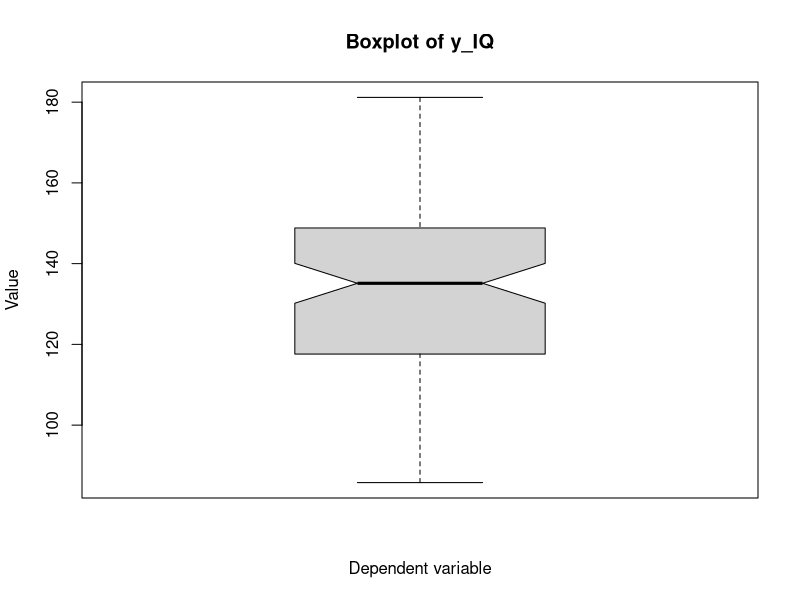
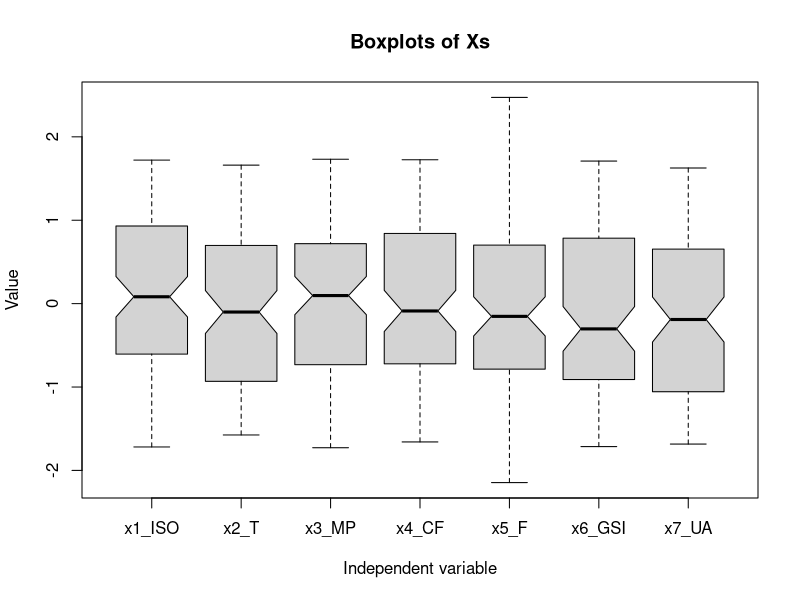
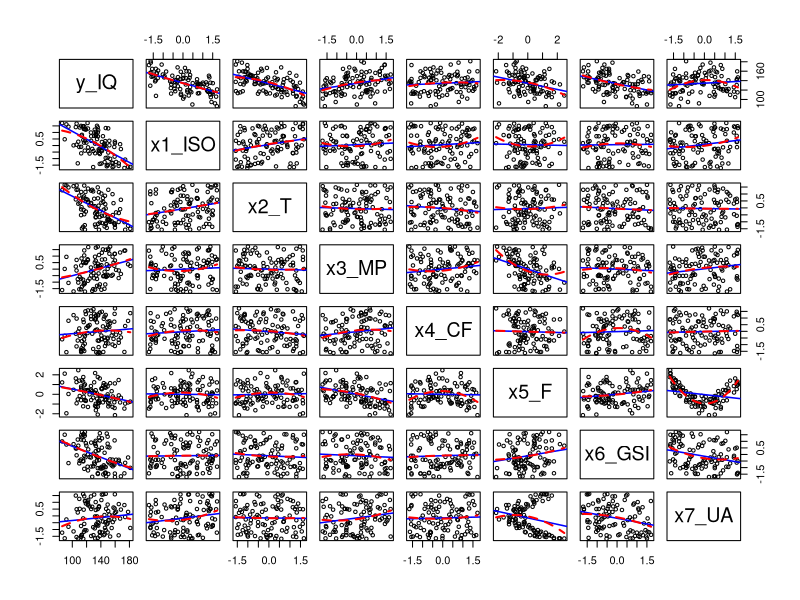
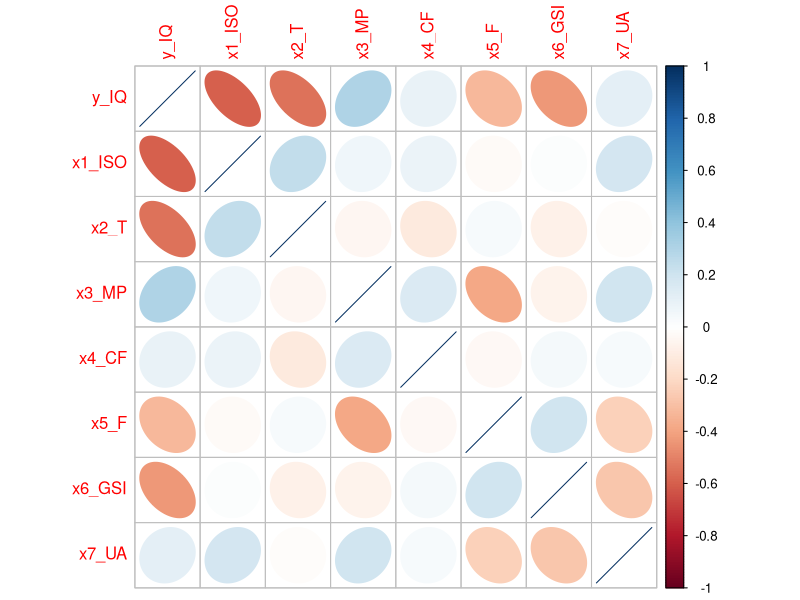
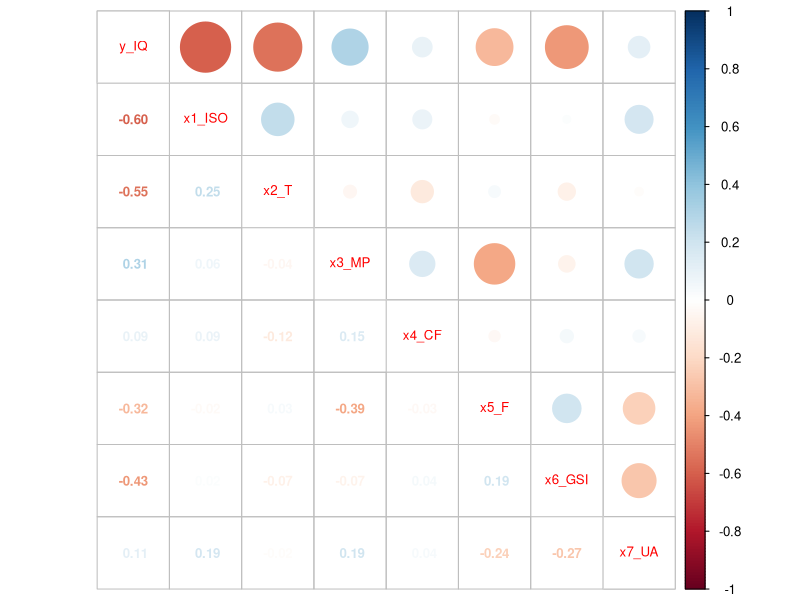
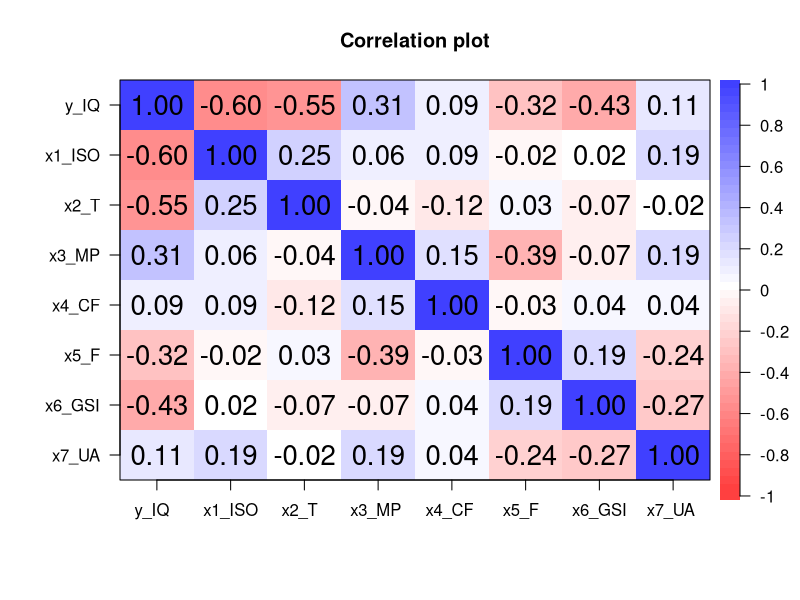
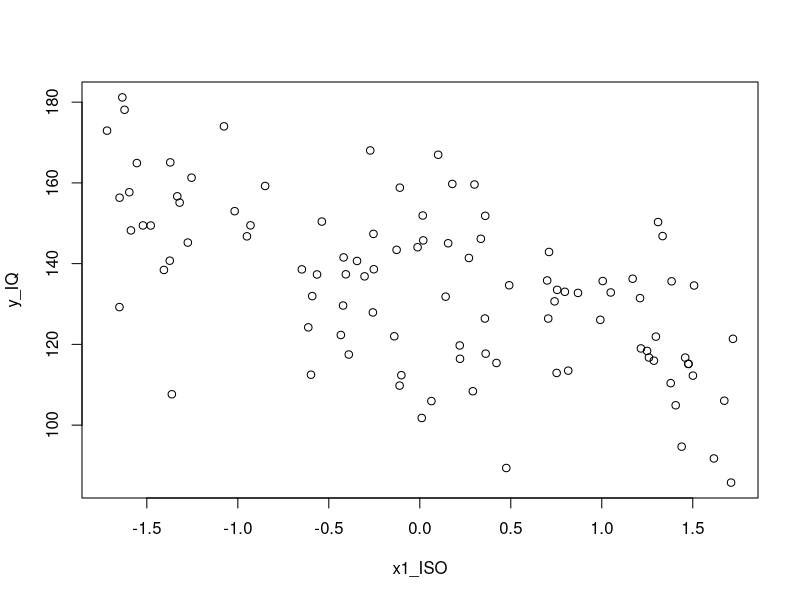
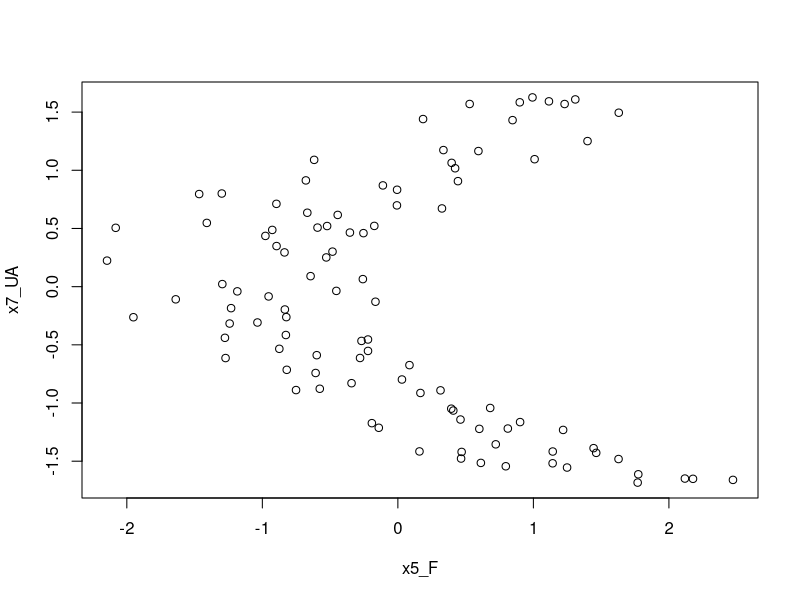

The R source for these figures, in order:
# Weighs 0 Bytes (or, does it? *moon men starts playing*)
library(corrplot)       # guess
library(psych)          # corPlot


# 0.1.
twist = read.csv("Dataset_N7.csv", header=T)
n = nrow(twist)
while("twist" %in% search()) detach("twist")
attach(twist)


twist_sorted = twist[order(y_IQ),]

head(twist_sorted)
tail(twist_sorted)


# 1.1.
summary(twist)
lista_variabili <- list(
    y_IQ = y_IQ, x1_ISO = x1_ISO, x2_T = x2_T, x3_MP = x3_MP, 
    x4_CF = x4_CF, x5_F = x5_F, x6_GSI = x6_GSI, x7_UA = x7_UA
)

cat(sprintf("%-8s %10.4s %10.4s\n", "", "StD", "Var"))
for(nome in names(lista_variabili)) {
    dati = lista_variabili[[nome]]
    cat(sprintf("%-8s %10.4f %10.4f\n", nome, sd(dati), var(dati)))
}

var_coeff_y = sd(y_IQ) / mean(y_IQ) * 100; var_coeff_y  # around 15%

# Old timey person (or catto)
boxplot(y_IQ, notch=T, main = "Boxplot of y_IQ", ylab = "Value", xlab = "Dependent variable")
boxplot(x1_ISO, x2_T, x3_MP, x4_CF, x5_F, x6_GSI, x7_UA,
        notch = TRUE,
        xlab = 'Independent variable',
        ylab = 'Value',
        main = 'Boxplots of Xs',
        names = c("x1_ISO", "x2_T", "x3_MP", "x4_CF", "x5_F", "x6_GSI", "x7_UA")
)


# 1.2.
dati_frequenze <- function(dati, nome = "x", k = NULL) {
    dati <- dati[!is.na(dati)]
    N <- length(dati)

    if (N == 0) {
        stop("Nessun dato disponibile.")
    }

    if (is.null(k)) {
        k <- ceiling(1 + 3.3 * log10(N))
    }

    minimo <- min(dati)
    massimo <- max(dati)

    if (minimo == massimo) {
        ampiezza <- ifelse(minimo == 0, 1, abs(minimo) * 0.1)
        minimo <- minimo - ampiezza / 2
        massimo <- massimo + ampiezza / 2
    }

    ampiezza <- (massimo - minimo) / k
    limiti <- minimo + 0:k * ampiezza
    limiti_tag <- limiti
    limiti[length(limiti)] <- limiti[length(limiti)] +
        .Machine$double.eps * max(1, abs(limiti[length(limiti)]))

    classi <- cut(dati, breaks = limiti, right = FALSE, include.lowest = TRUE)
    frequenza <- as.integer(table(classi))
    limite_sx <- head(limiti_tag, -1)
    limite_dx <- tail(limiti_tag, -1)
    centro <- (limite_sx + limite_dx) / 2
    frequenza_relativa <- frequenza / N

    data.frame(
        variabile = nome,
        classe = seq_along(frequenza),
        limite_inferiore = limite_sx,
        limite_superiore = limite_dx,
        centro_classe = centro,
        frequenza = frequenza,
        frequenza_relativa = frequenza_relativa,
        frequenza_cumulata = cumsum(frequenza),
        frequenza_relativa_cumulata = cumsum(frequenza_relativa)
    )
}

dati_frequenze_variabili <- lapply(names(lista_variabili), function(nome) {
    dati_frequenze(lista_variabili[[nome]], nome)
})
names(dati_frequenze_variabili) <- names(lista_variabili)

frequenze <- do.call(rbind, dati_frequenze_variabili)
row.names(frequenze) <- NULL

frequenze_y_IQ <- dati_frequenze_variabili$y_IQ
frequenze_y_IQ


png(filename = "plottwists/hists.png", width = 10, height = 14, units = "in", res = 200, bg = "white")
par(mfrow = c(4, 2))
for(nome in names(lista_variabili)) {
    dati = lista_variabili[[nome]]

    hist(dati, main='', xlab=nome)
}
dev.off()


png(filename = "plottwists/qq_normals.png", width = 10, height = 14, units = "in", res = 200, bg = "white")
par(mfrow = c(4, 2))
for(nome in names(lista_variabili)) {
  
  dati <- lista_variabili[[nome]]
  
  shapiro_risultato <- shapiro.test(dati)
  p_val <- round(shapiro_risultato$p.value, 4)
  
  qqnorm(dati, main = nome)
  qqline(dati, col = "red")
  
  mtext(text = paste("p-val:", p_val), 
        side = 1, 
        line = -1.2, 
        adj = 0.95,
        col = ifelse(p_val < 0.05, "red", "darkgreen"), 
        cex = 0.85, 
        font = 2) 
}
dev.off()








# 1.3.
png(filename = "plottwists/scatters_y_vs_xs.png", width = 10, height = 14, units = "in", res = 200, bg = "white")
par(mfrow = c(4, 2))
for (name in names(lista_variabili)) {
    if (name != "y_IQ") {
        data = lista_variabili[[name]]
        
        plot(data, y_IQ, 
            main = '',
            xlab = name, 
            ylab = "y_IQ",
            pch = 19,
            col = "blue")

        abline(lm(y_IQ ~ data), col = "red", lwd = 2)
        seq_x <- seq(min(data, na.rm = TRUE), max(data, na.rm = TRUE), length.out = 100)
        modello_quadratico <- lm(y_IQ ~ poly(data, 2, raw = TRUE))
        predizioni_y <- predict(modello_quadratico, newdata = data.frame(data = seq_x))
        lines(seq_x, predizioni_y, col = "darkblue", lwd = 3, lty = 3)
    }
}
dev.off()

independent_twist = twist
independent_twist$y_IQ = NULL
png(filename = "plottwists/scatters_all_indep.png", width = 10, height = 14, units = "in", res = 200, bg = "white")
plot(independent_twist)
dev.off()


pannello_lineare_e_quadratico <- function(x, y, ...) {
    points(x, y, ...)
    abline(lm(y ~ x), col = "blue", lwd = 1.5)
    seq_x <- seq(min(x, na.rm = TRUE), max(x, na.rm = TRUE), length.out = 100)
    modello_quadratico <- lm(y ~ poly(x, 2, raw = TRUE))
    predizioni_y <- predict(modello_quadratico, newdata = data.frame(x = seq_x))
    lines(seq_x, predizioni_y, col = "red", lwd = 2, lty = "dashed")
}

pairs(twist, 
      panel = pannello_lineare_e_quadratico, 
      pch = 1, 
      col = "black", 
      cex = 0.7)


# 1.4.
cv = cov(twist)
cr = cor(twist)
corrplot(cr, method = 'ellipse')
corrplot.mixed(cr, number.cex=0.8, tl.cex=0.8)

corPlot(cr, cex = 1.1, show.legend=TRUE, main="Correlation plot")



plot(x1_ISO, y_IQ)

plot(x5_F, x7_UA)




# 2.1.

fit0 = lm(y_IQ ~ ., data=twist); summary(fit0)                                                  # R²=0.8408; x4_CF, x5_F**, x7_UA
fit1 = lm(y_IQ ~ .-x7_UA, data=twist); summary(fit1)                                            # R²=0.8408; -x7_UA
fit2 = lm(y_IQ ~ .-x7_UA-x4_CF, data=twist); summary(fit2)                                      # R²=0.8371; -x4_CF
                
fit00 = lm(y_IQ ~ .^2, data=twist); summary(fit00)                                              # R²=0.859; x4_CF, x5_F.,x7_USA, .^2-{x3_MP:x4_CF.} 
fit01 = lm(y_IQ ~ .-x7_UA-x4_CF+x3_MP:x4_CF, data=twist); summary(fit01)                        # R²=0.842; -x4_CF -x7_UA -.^2-{x3_MP:x4_CF}
                
                
fit000 = lm(y_IQ ~ .^2+I(x7_UA^2), data=twist); summary(fit000)                                 # R²=0.8672; x4_CF., x5_F, x7_UA, x7_UA^2*, .^2 
fit001 = lm(y_IQ ~ .+I(x7_UA^2)-x5_F-x7_UA, data=twist); summary(fit001)                        # R²=0.8488; x4_CF, x7_UA^2***; -x5_F -x7_UA -.^2
fit002 = lm(y_IQ ~ .+I(x7_UA^2)-x4_CF-x5_F-x7_UA, data=twist); summary(fit002)                  # R²=0.8456; -x4_CF
fit003 = lm(y_IQ ~ .+I(x7_UA^2)-x4_CF-x7_UA, data=twist); summary(fit003)                       # R²=0.8462; x7_UA^2*, x5_F; +x5_F
                
fit0000 = lm(y_IQ ~ .^2+I(x2_T^2)+I(x7_UA^2), data=twist); summary(fit0000)                     # R²=0.8899; x4_CF., x5_F, x7_UA, x7_UA^2*, .^2
fit0001 = lm(y_IQ ~ .+I(x2_T^2)+I(x7_UA^2)-x5_F-x7_UA, data=twist); summary(fit0001)            # R²=0.869; x4_CF, x7_UA^2***; -x5_F -x7_UA -.^2
fit0002 = lm(y_IQ ~ .+I(x2_T^2)+I(x7_UA^2)-x4_CF-x5_F-x7_UA, data=twist); summary(fit0002)      # R²=0.8666; -x4_CF
fit0003 = lm(y_IQ ~ .+I(x2_T^2)+I(x7_UA^2)-x4_CF-x7_UA, data=twist); summary(fit0003)           # R²=0.8667; x7_UA^2*, x5_F; +x5_F


fits <- list(
  fit1 = fit1,
  fit01 = fit01,
  fit001 = fit001,
  fit002 = fit002,
  fit0001 = fit0001,
  fit0002 = fit0002
)

par(mfrow = c(3, 2))
for (i in 1:4) {
  for (name in names(fits)) {
    fit <- fits[[name]]
    
    if (i < 4) {
      plot(fit, which = i, main = name)
      
    } else {
      cook <- cooks.distance(fit)
      threshold <- 4 / nobs(fit)
      
      plot(
        cook,
        type = "h",
        main = name,
        ylim = c(0, 0.13),
        xlab = "Obs. number",
        ylab = "Cook's distance"
      )
      
      abline(h = threshold, col = "red", lty = 2)       # Seizing the means of production
      
      influential <- which(cook > threshold)
      
      text(
        influential,
        cook[influential],
        labels = influential,
        pos = 3,
        cex = 0.8
      )
    }
  }
}

par(mfrow = c(1, 1))

AIC(fit1, fit01, fit001, fit002, fit0001, fit0002)
BIC(fit1, fit01, fit001, fit002, fit0001, fit0002)

FLAG = fit0002       # Fits Like A Glove (by the Anti-Gaeta League)

plot(FLAG)

confint(FLAG)

residuals(FLAG)


# a small step for a man crrrrrrrrrrrrrrrrrrrrrrrrrrrrrrrrrr, a giant leap for mankind crrrrrrrrrrrrrrrrrrrrrrrrrrrrrr



# 99.

reg = lm(y_IQ ~ x1_ISO + x2_T + x3_MP + x4_CF + x5_F + x6_GSI + x7_UA, data = twist); summary(reg)
fff = step(lm(y_IQ ~ x1_ISO + x2_T + x3_MP + x4_CF + x5_F + x6_GSI + x7_UA +
                     I(x1_ISO^2) + I(x2_T^2) + I(x3_MP^2) + I(x4_CF^2) + I(x5_F^2) + I(x6_GSI^2) + I(x7_UA^2) +
                     (x1_ISO + x2_T + x3_MP + x4_CF + x5_F + x6_GSI + x7_UA)^2,
                     data = twist),
                     direction = "both",
                     trace = 1,
                     k = log(n));
                     summary(fff)
